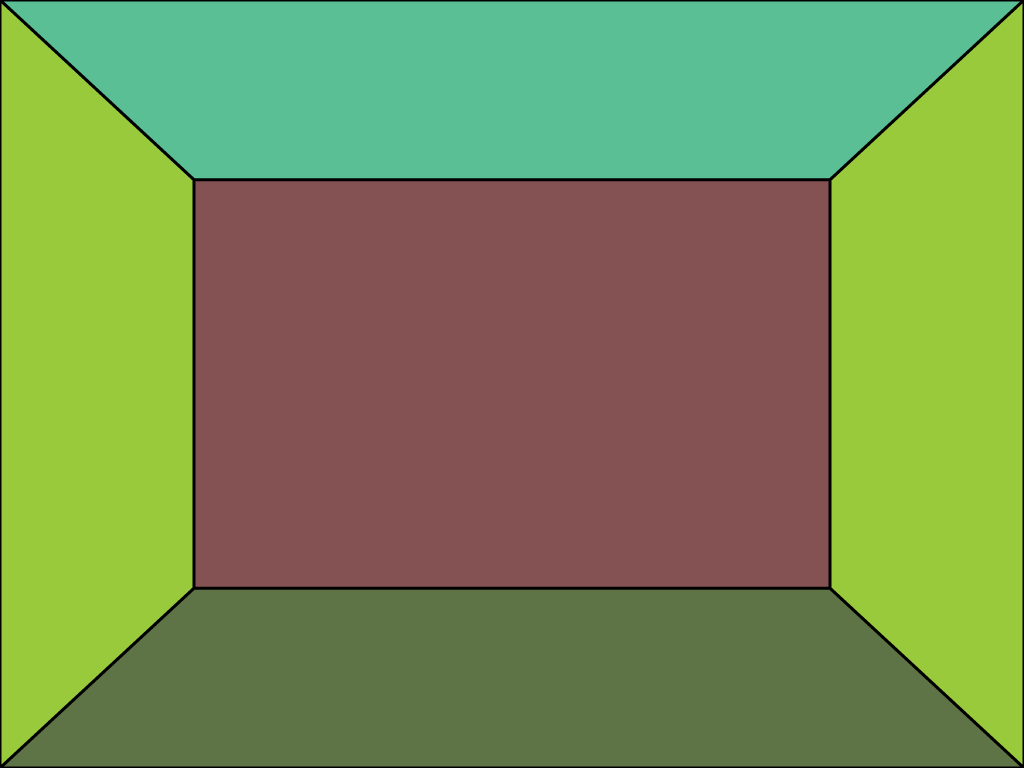

Rendered tile map (Tiled .tmx) drawn with the repository's tilesets; below, a short description and the map source with its tile grids summarised:
An orthogonal 1x1 tile map with 1024x768 px tiles, 1 tile layer (Tile Layer 1) and 2 objects (walkable).

<map version="1.0" orientation="orthogonal" width="1" height="1" tilewidth="1024" tileheight="768">
 <tileset firstgid="1" name="background-test" tilewidth="1024" tileheight="768">
  <image source="../assets/background-test.png" width="1024" height="768" />
 </tileset>
 <layer name="Tile Layer 1" width="1" height="1">
  <data>[1 cells, 1 non-empty, 1 distinct tile ids]</data>
 </layer>
 <objectgroup name="Object Layer 1" width="1" height="1">
  <object type="walkable" x="195" y="589">
   <polyline points="0,0 633,-1 826,176 -194,176 -1,-1" />
  </object>
  <object x="770" y="588">
   <polyline points="0,0 0,1" />
  </object>
 </objectgroup>
</map>